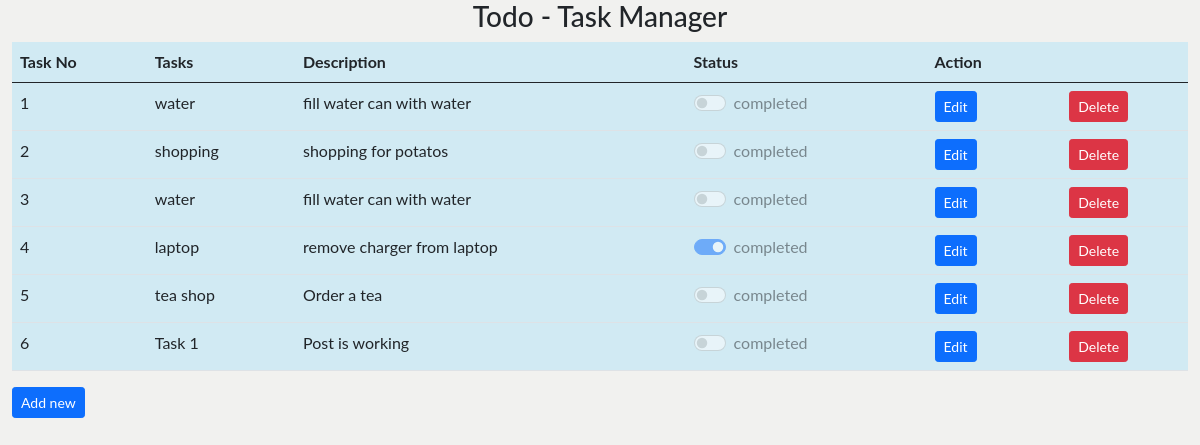
The page /todo/home/ on the database as committed earlier.
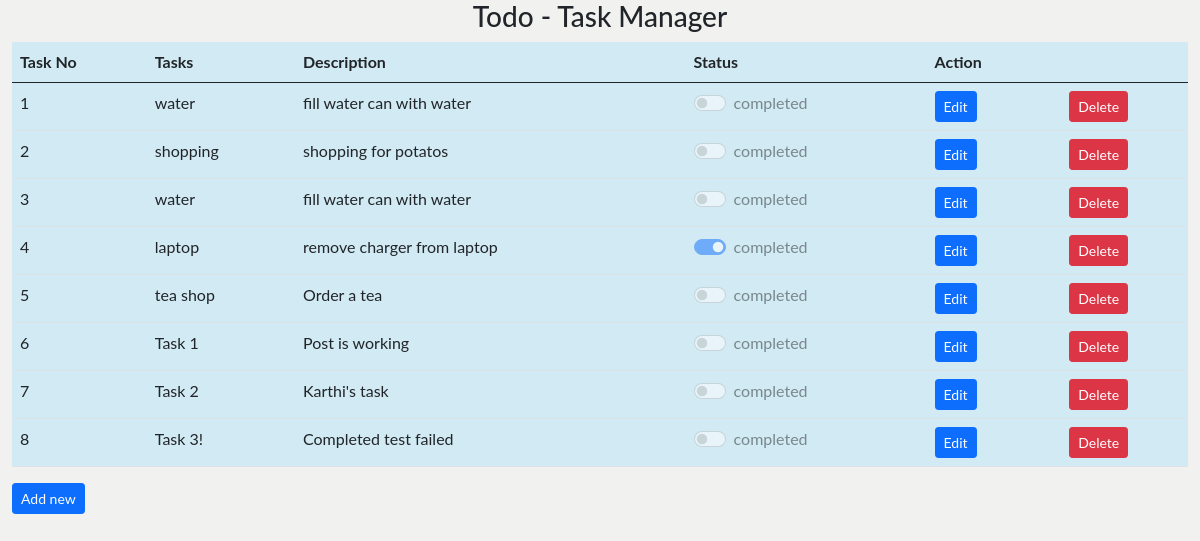
The same page on the database as committed later.
### todo/models.py (models this page shows, shortened)
class Todo(models.Model):
    title = models.CharField(max_length=100)
    description = models.CharField(max_length=500)
    completed = models.BooleanField(default=False)
    priority = models.IntegerField(choices=[(1, 'Low'), (2, 'Medium'), (3, 'High')])

### todo/views.py (the view)
# urls.py: 2. Add a URL to urlpatterns:  path('', views.home, name='home')
def home(request):
    todos = Todo.objects.all()
    return render(request, 'home.html', {'todos': todos})

### todo/templates/home.html (shortened to what this page needs)
{% extends 'base.html' %} {% load static %}
{% block content %}
<div class="container-fluid">
  <h3>Todo - Task Manager</h3>
  <div class="row">
    <div class="col-md-12">
      <div class="">
        <table class="table table-hover">
          <thead>
            <tr>
              <th>Task No</th>
              <th>Tasks</th>
              <th>Description</th>
              <th>Status</th>
              <th>Action</th>
            </tr>
          </thead>
          <tbody>
            {% for todo in todos %}
            <tr>
              <td>{{ forloop.counter}}</td>
              <td>
                {{todo.title}}
              </td>
              <td>
                {{todo.description}}
              </td>
              <td>
                <div class="form-check form-switch">
                  {% if todo.completed %}
                  <input
                    class="form-check-input"
                    disabled
                    type="checkbox"
                    role="switch"
                    id="flexSwitchCheckDefault"
                    checked
                  />
                  {% else %}
                  <input
                    class="form-check-input"
                    disabled
                    type="checkbox"
                    role="switch"
                    id="flexSwitchCheckDefault"
                  />
                  {% endif %}
                  <label class="form-check-label" for="flexSwitchCheckDefault"
                    >completed</label
                  >
                </div>
              </td>
              <td>
                <div class="row">
                  <div class="col-sm-6">
                    <a
                      href="{% url 'edit_todo' pk=todo.pk %}"
                      class="btn btn-primary btn-sm"
                      >Edit</a
                    >
                  </div>
                  <div class="col-sm-6">
                    <button
                      onclick="deleteTaskConfirmation({{ todo.id }})"
                      class="btn btn-danger btn-sm"
                    >
                      Delete
                    </button>
                  </div>
                </div>
              </td>
            </tr>
            {% endfor %}
          </tbody>
        </table>
        <a href="/todo/create" class="btn btn-primary btn-sm">Add new</a>
      </div>
    </div>
  </div>
</div>
{% endblock %}

### todo/templates/base.html (shortened to what this page needs)
{% load static %}
<!DOCTYPE html>
<html lang="en">
<head>
    <link href="https://cdn.jsdelivr.net/npm/bootstrap@5.0.2/dist/css/bootstrap.min.css" rel="stylesheet">
    <link rel="stylesheet" type="text/css" href="{% static 'css/app.css' %}">
</head>
<body>
    <div class="content">
            {% block content %}{% endblock %}
    </div>
</body>
</html>

### todo/static/css/app.css (style rules this page uses)
body { font-family: "Lato", sans-serif; background-color: #d3d5cc4f; }
h3 { text-align: center; }
table, tr { width: 100%; background-color: #d1eaf3; }

Rows that differ between the two databases and show on the page:
added Todo: title "Task 2", description "Karthi's task"
added Todo: title "Task 3!", description "Completed test failed"
